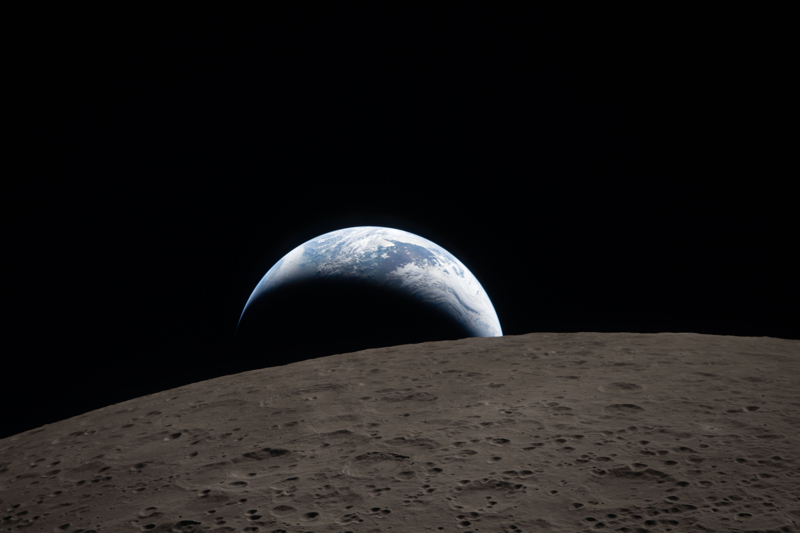
#> input picture earthrise.png, 800 x 533 px
$ python new.py
#> lines starting #> are read from the running program, lines starting #| are printed output that depends on the picture
import binascii
import struct
from pathlib import Path
import matplotlib.pyplot as plt
import numpy as np
from PIL import Image
from scipy.fft import fft2, fftshift, ifft2, ifftshift

PNG_SIGNATURE = b"\x89PNG\r\n\x1a\n"

# chunki krytyczne wymagane do poprawnego dekodowania PNG
CRITICAL_CHUNKS = {b"IHDR", b"PLTE", b"IDAT", b"IEND"}

class Decode:
    # budowa chunka: length, type, data, crc
    @staticmethod
    def read_chunk(file_obj):
        """
        odczytuje chunk PNG z pliku binarnego
        """
        # 4 bajty długości pola data w chunku
        length_bytes = file_obj.read(4)

        # pusty odczyt oznacza koniec pliku
        if len(length_bytes) == 0:
            return None

        # inna długość niż 4 to uszkodzona struktura
        if len(length_bytes) != 4:
            raise ValueError("niepelna dlugosc chunku")

        # big-endian (">I")
        length = struct.unpack(">I", length_bytes)[0]


        # typ chunku- 4 bajty ASCII
        ctype = file_obj.read(4)


        # odczyt dokładnie tylu bajtów, ile mówi długość chunku
        data = file_obj.read(length)


        # CRC też ma stałe 4 bajty
        crc_bytes = file_obj.read(4)

        if len(ctype) != 4 or len(data) != length or len(crc_bytes) != 4:
            raise ValueError("niepelny chunk PNG")

        # odczyt CRC jako liczby
        crc = struct.unpack(">I", crc_bytes)[0]

        return ctype, data, length, crc

    # krytyczny
    @staticmethod
    def parse_ihdr(data):
        """
        IHDR zawiera podstawowe metadane potrzebne do opisu pliku:
        rozmiar, głębię, typ koloru i parametry kodowania.
        """
        # 13 bajtów IHDR: width, height..
        w, h, depth, color_type, comp, filt, inter = struct.unpack(">IIBBBBB", data)
        return {
            "width": w,
            "height": h,
            "bit_depth": depth,
            "color_type": color_type,
            "compression_method": comp,
            "filter_method": filt,
            "interlace_method": inter,
        }

    @staticmethod
    def parse_time(data):
        """
        chunk tIME (czas modyfikacji pliku)
        """
        # tIME: rok(2B) + miesiąc/dzień/godzina/minuta/sekunda.
        year, month, day, hour, minute, second = struct.unpack(">HBBBBB", data)
        return f"{year:04d}-{month:02d}-{day:02d} {hour:02d}:{minute:02d}:{second:02d}"

    @staticmethod
    def parse_phys(data):
        """
        chunk pHYs (gęstość pikseli / proporcje pikseli)
        """
        # pHYs: 4B X, 4B Y, 1B jednostki
        px_x, px_y, unit = struct.unpack(">IIB", data)
        if unit == 1:
            return f"X={px_x} px/m, Y={px_y} px/m "
        return f"X={px_x}, Y={px_y} "

    @staticmethod
    def parse_gama(data):
        """
        chunk gAMA

        w PNG gamma jest zapisana jako liczba całkowita * 100000,
        więc dzielimy przez 100000, aby odzyskać wartość rzeczywistą
        """
        # gAMA to jedna liczba uint32
        gamma_raw = struct.unpack(">I", data)[0]
        return f"gamma={gamma_raw / 100000:.5f}"

    @staticmethod
    def parse_exif(data):
        """
        nagłówek TIFF osadzony w chunku eXIf
        """
        # HEX jako fallback, gdy danych EXIF nie da się sensownie zinterpretować
        hex_data = chunk_to_hex(data)
        if len(data) < 8:
            return f"eXIf (hex): {hex_data}"

        # nagłówek TIFF określa kolejność bajtów: "II" (little) lub "MM" (big)
        byte_order = data[:2]
        if byte_order not in (b"II", b"MM"):
            return f"eXIf (hex): {hex_data}"

        # budujemy prefiks formatu struct zgodny z kolejnością bajtów TIFF
        endian = "<" if byte_order == b"II" else ">"

        # marker TIFF (zwykle 42) i offset do pierwszego IFD.
        marker = struct.unpack(endian + "H", data[2:4])[0]
        ifd_offset = struct.unpack(endian + "I", data[4:8])[0]
        return (
            f"TIFF byte_order={byte_order.decode('ascii')}, "
            f"marker=0x{marker:04x}, ifd_offset={ifd_offset}"
        )

    @staticmethod
    def fourier(photo):
        """
        transformata Fouriera: moduł i faza

        - FFT2: przejście z dziedziny przestrzennej do częstotliwości
        - fftshift: przesunięcie do środka
        """

        # konwersja do float ogranicza błędy numeryczne przy FFT
        transform = fftshift(fft2(photo))

        # moduł liczby zespolonej opisuje energię danej częstotliwości
        magnitude = np.abs(transform)

        # skala logarytmiczna: skladowa DC w srodku jest o rzedy wielkosci
        # wieksza od reszty, wiec w skali liniowej widmo to tylko jasna kropka.
        magnitude_log = np.log1p(magnitude)

        # argument liczby zespolonej to faza widma
        phase = np.angle(transform)

        _, (ax1, ax2) = plt.subplots(1, 2, figsize=(12, 6))
        ax1.imshow(magnitude_log, cmap="gray")
        ax1.set_title("Modul transformacji Fouriera (skala log)")
        ax1.axis("off")

        ax2.imshow(phase, cmap="gray")
        ax2.set_title("Faza transformacji Fouriera")
        ax2.axis("off")

        plt.tight_layout()
        plt.show()

    @staticmethod
    def test_fourier(photo):
        """
        testuje poprawność transformacji Fouriera przez rekonstrukcję obrazu
        """
        shifted = fftshift(fft2(photo))

        # odwrotna kolejność operacji: ifftshift -> ifft2
        reconstructed = ifft2(ifftshift(shifted)).real

        # błąd bezwzględny
        error = np.abs(photo - reconstructed)

        max_error = float(np.max(error))
        mean_error = float(np.mean(error))

        print("\ntest poprawnosci transformacji Fouriera:")
        print(f"  maksymalny blad bezwzgledny: {max_error}")
        print(f"  sredni blad bezwzgledny: {mean_error}")
        print("  wynik:", "transformacja poprawna" if max_error < 1e-9 else "blad transformacji")

def chunk_to_hex(data):
    """konwertuje dane binarne chunku na zapis HEX"""
    return binascii.hexlify(data).decode("ascii")

def shorten_text(text, max_len=160):
    """
    skracanie tekstu, zostawiając początek i koniec
    """
    if len(text) <= max_len:
        return text

    half = max_len // 2
    return f"{text[:half]} ... {text[-half:]}"

def is_ancillary(ctype):
    """
    rozpoznaje, czy chunk jest ancillary.
    mała litera -> ancillary, wielka litera -> critical.
    """
    return bool(ctype[0] & 0x20)

SELECTED_ANCILLARY = {
    b"tIME": Decode.parse_time,
    b"eXIf": Decode.parse_exif,
    b"pHYs": Decode.parse_phys,
    b"gAMA": Decode.parse_gama,
}

def chunk_data(chunks, chunk_type):
    """zwraca dane pierwszego chunku danego typu"""
    # next(..., None) zwraca pierwszy pasujący element
    return next((data for ctype, data, _, _ in chunks if ctype == chunk_type), None)

def read_png(path):
    """
    wczytuje PNG  i zwraca listę chunków + dane po IEND
    """

    chunks = []
    with path.open("rb") as file_obj:
        # każdy PNG musi zaczynać się od magic number
        signature = file_obj.read(8)
        if signature != PNG_SIGNATURE:
            raise ValueError("niepoprawny format PNG")

        while True:
            # odczyt każdego kolejnego chunku
            chunk = Decode.read_chunk(file_obj)
            if chunk is None:
                raise ValueError("brak chunku IEND")
            chunks.append(chunk)
            # IEND formalnie kończy PNG
            if chunk[0] == b"IEND":
                break

        # cokolwiek po IEND traktujemy jako dodatkowe dane
        trailing_data = file_obj.read()
    return chunks, trailing_data

def print_file_attributes(path, chunks):
    """
    wypisuje podstawowe atrybuty pliku i metadane nagłówkowe
    """
    print("atrybuty pliku:")
    print(f"  nazwa: {path.name}")
    print(f"  rozmiar pliku: {path.stat().st_size} bajtow")

    # szukamy kluczowego nagłówka IHDR
    ihdr = chunk_data(chunks, b"IHDR")
    if ihdr is not None:
        parsed = Decode.parse_ihdr(ihdr)
        print("  naglowek IHDR:")
        for key, value in parsed.items():
            print(f"    {key}: {value}")

    # pHYs jest opcjonalny, więc wyświetlamy tylko jeśli istnieje
    phys = chunk_data(chunks, b"pHYs")
    if phys is not None:
        print(f"  czestotliwosc probkowania (pHYs): {Decode.parse_phys(phys)}")

def print_critical_chunks(chunks):
    """
    wypisuje critical chunks oraz ich dane
    """
    print("\nobowiazkowe segmenty (critical chunks):")
    for ctype, data, length, crc in chunks:
        # pomijamy ancillary, bo ta sekcja dotyczy tylko chunków krytycznych
        if ctype not in CRITICAL_CHUNKS:
            continue
        name = ctype.decode("ascii")
        # konwersja na HEX, aby można było czytać dane binarne w konsoli
        full_hex = chunk_to_hex(data)
        # podgląd skrócony, aby nie zalewać terminala gigantycznym IDAT
        shown_hex = shorten_text(full_hex, max_len=200)
        print(f"\nchunk: {name}")
        print(f"  dlugosc: {length}")
        print(f"  crc: 0x{crc:08x}")
        print(f"  dane hex (podglad): {shown_hex}")
        if len(shown_hex) != len(full_hex):
            print(f" (pelna dlugosc hex: {len(full_hex)} znakow)")
        # dla IHDR dodajemy interpretację pól, nie tylko surowe bajty
        if ctype == b"IHDR":
            parsed = Decode.parse_ihdr(data)
            print("  interpretacja IHDR:")
            for key, value in parsed.items():
                print(f"    {key}: {value}")


def print_selected_ancillary(chunks):
    """
    wypisuje wybrane ancillary chunks i ich interpretację
    """
    print("\nwybrane dodatkowe segmenty (ancillary chunks):")

    # set pozwala łatwo policzyć liczbę różnych typów ancillary
    shown_types = set()
    for ctype, data, _, _ in chunks:
        # jeśli typ nie jest na liście wybranych to pomijamy
        parser = SELECTED_ANCILLARY.get(ctype)
        if parser is None:
            continue
        shown_types.add(ctype)
        print(f"  {ctype.decode('ascii')}: {parser(data)}")

    print(f"  liczba roznych typow ancillary pokazanych: {len(shown_types)}")
    if len(shown_types) < 3:
        print("  uwaga: ten plik zawiera mniej niz 3 wybrane typy ancillary")

def anonymize_png(input_path, output_path):
    """
    Tworzy zanonimizowaną wersję PNG
    - zostawiamy tylko critical chunks
    - usuwamy ancillary chunks (metadane)
    - usuwamy dane po IEND
    """
    input_path = Path(input_path)
    output_path = Path(output_path)

    # lista nazw usuniętych chunków ancillary do raportu końcowego
    removed_chunks = []
    with input_path.open("rb") as fin, output_path.open("wb") as fout:
        # anonimizowany plik zachowuje poprawny podpis PNG
        signature = fin.read(8)
        if signature != PNG_SIGNATURE:
            raise ValueError("niepoprawny format PNG")
        fout.write(signature)

        while True:
            # czytamy kolejne chunki z wejścia
            chunk = Decode.read_chunk(fin)
            if chunk is None:
                raise ValueError("brak chunku IEND")

            ctype, data, length, crc = chunk
            # ancillary usuwamy (metadane), critical zostawiamy bez zmian
            if is_ancillary(ctype):
                removed_chunks.append(ctype.decode("ascii"))
            else:
                # aapis chunku 1:1 (length, type, data, CRC) zachowuje zawartość obrazu
                fout.write(struct.pack(">I", length))
                fout.write(ctype)
                fout.write(data)
                fout.write(struct.pack(">I", crc))

            # po IEND nie powinno być kolejnych chunków PNG
            if ctype == b"IEND":
                break

        # zliczamy ewentualne dodatkowe bajty po IEND
        trailing_removed = len(fin.read())

    print("\nanonimizacja:")
    print(f"  usuniete ancillary: {removed_chunks if removed_chunks else 'brak'}")
    print(f"  usuniete dane po IEND (offsety/dodatki): {trailing_removed} bajtow")
    print(f"  zapisano: {output_path}")


def main():
    png_path = Path("earthrise.png")
    output_path = Path("anonimized.png")

    try:
        # odczyt PNG i chunków
        chunks, trailing = read_png(png_path)
    except Exception as error:
        print(f"blad odczytu PNG: {error}")
        return

    try:
        # konwersja do skali szarości upraszcza analizę FFT
        image = Image.open(png_path).convert("L")
        # zamiana do numpy do obliczeń FFT
        photo = np.array(image)
    except Exception as error:
        print(f"blad ladowania obrazu: {error}")
        return

    print(f"\nplik wejsciowy: {png_path}\n")

    print("\n[1] Ręczne dekodowanie PNG")
    print(f"  liczba odczytanych chunkow: {len(chunks)}")
    print("  kolejnosc chunkow:")
    for ctype, _, length, _ in chunks:
        #kolejność i długości chunków
        print(f"    {ctype.decode('ascii')} (dlugosc={length})")

    print("\n[2] Atrybuty pliku (rozmiar, glebia, probkowanie, itd.)")
    print_file_attributes(png_path, chunks)

    print("\n[3] Obowiazkowe segmenty (critical) - pelna zawartosc")
    print_critical_chunks(chunks)

    print("\n[4] Wybrane segmenty dodatkowe (ancillary, min. 3 typy)")
    print_selected_ancillary(chunks)

    print("\n[5] Prezentacja obrazu")

    plt.figure(figsize=(8, 6))
    plt.imshow(photo, cmap="gray")
    plt.title("Obraz PNG")
    plt.axis("off")
    plt.show()

    print("\n[6] Widmo Fouriera (modul i faza)")
    Decode.fourier(photo)
#> in fourier, `magnitude_log = np.log1p(magnitude)`:
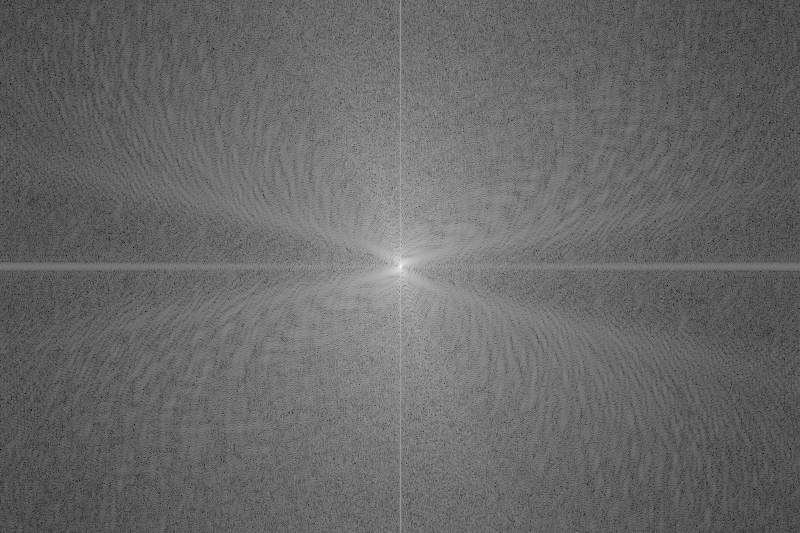
#> magnitude_log: shape (533, 800) float64; min 0.884, max 16.21, mean 7.19; drawn with min black and max white
#> in fourier, `phase = np.angle(transform)`:
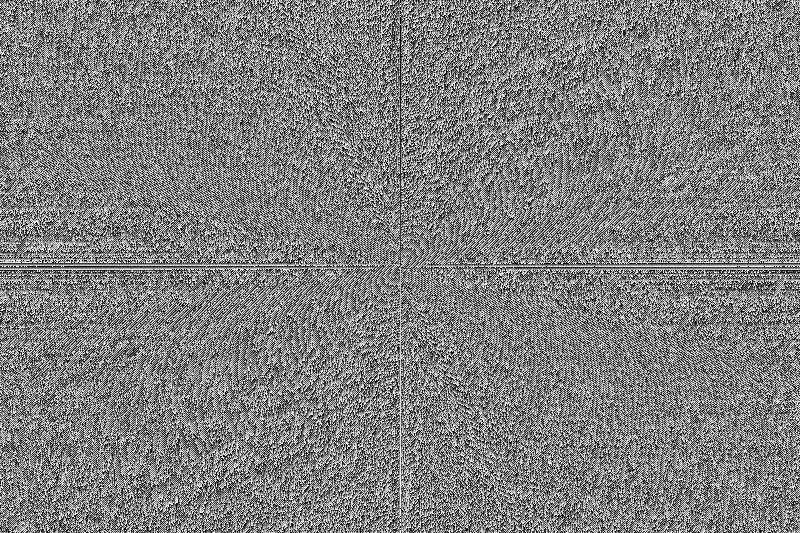
#> phase: shape (533, 800) float64; min -3.14, max 3.14, mean -7.37e-06; drawn with min black and max white
#> in fourier, `plt.show()`:
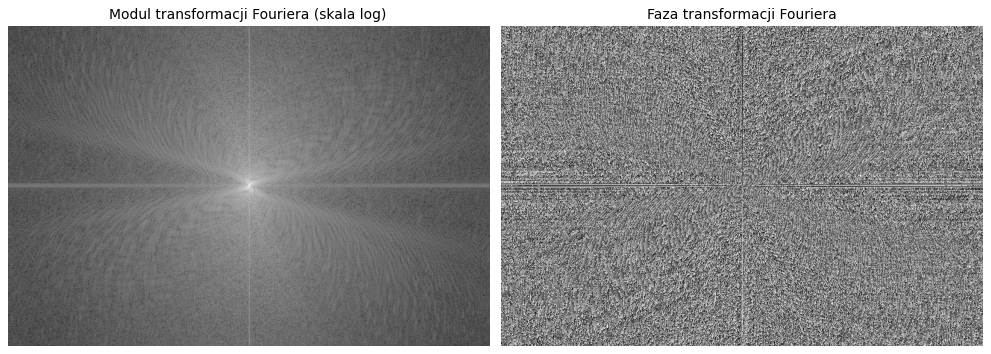
#> figure drawn by matplotlib, 2 panels

    print("\n[7] Sposob testowania poprawnosci transformacji Fouriera")
    Decode.test_fourier(photo)
#> in test_fourier, `error = np.abs(photo - reconstructed)`:
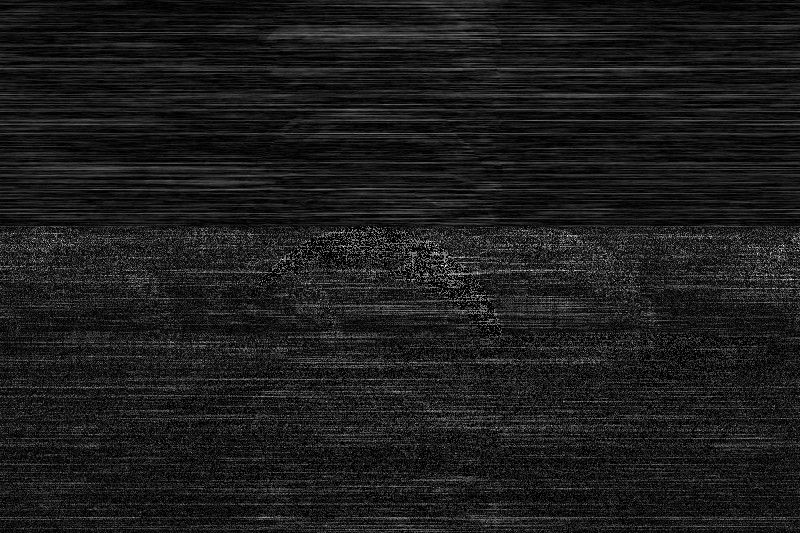
#> error: shape (533, 800) float64; min 0, max 1.14e-13, mean 1.25e-14; drawn with min black and max white
#> in test_fourier, `max_error = float(np.max(error))`: max_error = 1.14e-13
#> in test_fourier, `mean_error = float(np.mean(error))`: mean_error = 1.25e-14
#|   maksymalny blad bezwzgledny: 1.1368683772161603e-13
#|   sredni blad bezwzgledny: 1.2542791528211332e-14
#|   wynik: transformacja poprawna

    print("\n[8] Anonimizacja bez ingerencji w obraz")
    print(f"  dane po IEND w wejsciu: {len(trailing)} bajtow")

    anonymize_png(png_path, output_path)

if __name__ == "__main__":
    main()
